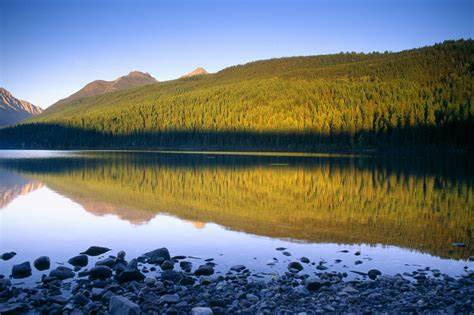
//> input picture projeto_pdi/gray_image.jpg, 474 x 315 px
$ ./main   (built with g++ and OpenCV 4)
//> lines starting //> are read from the running program, lines starting //| are printed output that depends on the picture; after the words box and inside, x2 and y2 are one past the last pixel; in counts of white or black regions, pixels touching at a corner belong together
#include <opencv2/opencv.hpp>
#include <iostream>

// Fun玢o para realizar a equaliza玢o de histograma
void equalizarHistograma(const cv::Mat& imagem) {
    // Definindo os par鈓etros do histograma
    int histSize = 256;  // N鷐ero de n韛eis de cinza
    float range[] = { 0, 256 };  // Intervalo de intensidade de pixel (0 a 255)
    const float* histRange = { range };

    // Calcula o histograma da imagem original
    cv::Mat hist;
    calcHist(&imagem, 1, 0, cv::Mat(), hist, 1, &histSize, &histRange);

    // Configura o tamanho da imagem para exibir o histograma
    int hist_w = 512, hist_h = 400;
    cv::Mat histImagem(hist_h, hist_w, CV_8UC3, cv::Scalar(255, 255, 255));  // Fundo branco

    // Normaliza o histograma para que ele caiba na imagem de histograma
    normalize(hist, hist, 0, hist_h, cv::NORM_MINMAX);

    // Desenha o histograma original
    for (int i = 0; i < histSize; i++) {
        line(histImagem,
            cv::Point(i * 2, hist_h),  // Ponto inicial (abaixo)
            cv::Point(i * 2, hist_h - cvRound(hist.at<float>(i))),  // Ponto final (acima)
            cv::Scalar(0, 0, 0),  // Cor preta
            2);  // Espessura da linha
    }
    // Exibe o histograma original
    cv::imshow("Histograma Original", histImagem);

    // Equaliza o histograma da imagem
    cv::Mat imagemEqualizada;
    cv::equalizeHist(imagem, imagemEqualizada);
    cv::imshow("Imagem Equalizada", imagemEqualizada);

    // Calcula o histograma da imagem equalizada
    cv::Mat histEqualizado;
    calcHist(&imagemEqualizada, 1, 0, cv::Mat(), histEqualizado, 1, &histSize, &histRange);
    cv::Mat histImagemEqualizada(hist_h, hist_w, CV_8UC3, cv::Scalar(255, 255, 255));
    normalize(histEqualizado, histEqualizado, 0, hist_h, cv::NORM_MINMAX);

    // Desenha o histograma equalizado
    for (int i = 0; i < histSize; i++) {
        line(histImagemEqualizada,
            cv::Point(i * 2, hist_h),
            cv::Point(i * 2, hist_h - cvRound(histEqualizado.at<float>(i))),
            cv::Scalar(0, 0, 0),
            2);
    }
    // Exibe o histograma equalizado
    cv::imshow("Histograma Equalizado", histImagemEqualizada);
}

// Fun玢o para aplicar filtros de suaviza玢o e realce na imagem
void aplicarFiltros(const cv::Mat& imagem) {
    // Suaviza玢o com filtro de m閐ia (m閐ia simples dos pixels vizinhos)
    cv::Mat imagemSuavizadaMedia;
    cv::blur(imagem, imagemSuavizadaMedia, cv::Size(5, 5));
    cv::imshow("Suaviza玢o com Filtro de M閐ia", imagemSuavizadaMedia);

    // Suaviza玢o com filtro Gaussiano (suaviza com peso maior para pixels centrais)
    cv::Mat imagemSuavizadaGauss;
    cv::GaussianBlur(imagem, imagemSuavizadaGauss, cv::Size(5, 5), 1.5);
    cv::imshow("Suaviza玢o com Filtro Gaussiano", imagemSuavizadaGauss);

    // Suaviza玢o com filtro de Mediana (preserva bordas e remove ru韉os tipo sal e pimenta)
    cv::Mat imagemSuavizadaMediana;
    cv::medianBlur(imagem, imagemSuavizadaMediana, 5);
    cv::imshow("Suaviza玢o com Filtro de Mediana", imagemSuavizadaMediana);

    // Realce com kernel de nitidez para destacar detalhes e bordas
    cv::Mat imagemRealcada;
    cv::Mat kernel = (cv::Mat_<float>(3, 3) <<
        0, -1, 0,
        -1, 5, -1,
        0, -1, 0);
    cv::filter2D(imagem, imagemRealcada, imagem.depth(), kernel);
    cv::imshow("Imagem com Filtro de Realce", imagemRealcada);
}

int main() {
    try {
        // Carrega a imagem original em escala de cinza
        cv::Mat imagem = cv::imread("C:\\Users\\johna\\Desktop\\Eng Comp 10\\PROCESSAMENTO DIGITAL DE IMAGENS\\projeto_pdi\\projeto_pdi\\gray_image.jpg", cv::IMREAD_GRAYSCALE);
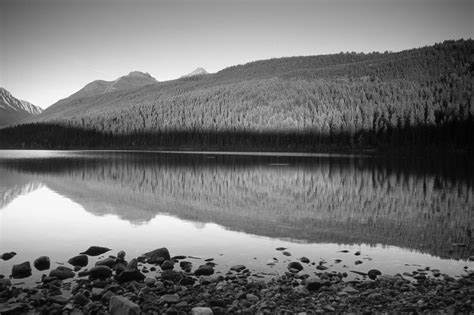
//> imagem: 315 rows x 474 cols, CV_8UC1; min 0, max 255, mean 114.4

        if (imagem.empty()) {
            std::cout << "Erro ao carregar a imagem!" << std::endl;
            return -1;
        }

        // Exibe a imagem original
        cv::imshow("Imagem Original", imagem);

        // Executa a equaliza玢o de histograma
        equalizarHistograma(imagem);
//> in equalizarHistograma, `calcHist(&imagem, 1, 0, cv::Mat(), hist, 1, &histSize, &histRange);`: hist = 256 values, max 1039 at index 152, min 15 at index 253, mean 583.2
//> in equalizarHistograma, `normalize(hist, hist, 0, hist_h, cv::NORM_MINMAX);`: hist = 256 values, max 400 at index 152, min 0 at index 253, mean 222
//> after the loop in equalizarHistograma, `for (int i = 0; i < histSize; i++)`:
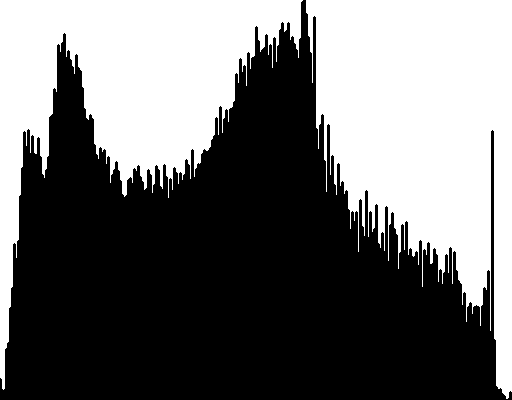
//> histImagem: 400 rows x 512 cols, CV_8UC3; 43.2% white; 2 white regions, box (x1, y1, x2, y2) and area: (306, 0, 512, 399) 48834, (0, 0, 303, 390) 39723
//> in equalizarHistograma, `cv::equalizeHist(imagem, imagemEqualizada);`:
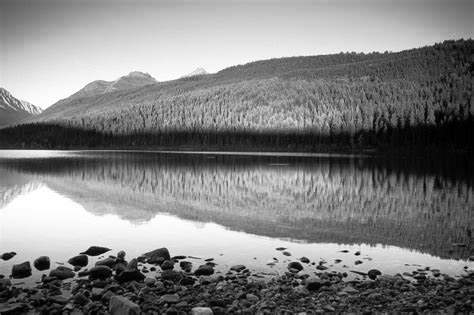
//> imagemEqualizada: 315 rows x 474 cols, CV_8UC1; min 0, max 255, mean 128
//> in equalizarHistograma, `calcHist(&imagemEqualizada, 1, 0, cv::Mat(), histEqualizado, 1, &histS..`: histEqualizado = 256 values, max 1172 at index 196, min 0 at index 12, mean 583.2
//> in equalizarHistograma, `normalize(histEqualizado, histEqualizado, 0, hist_h, cv::NORM_MINMAX);`: histEqualizado = 256 values, max 400 at index 196, min 0 at index 12, mean 199.1
//> after the loop in equalizarHistograma, `for (int i = 0; i < histSize; i++)`:
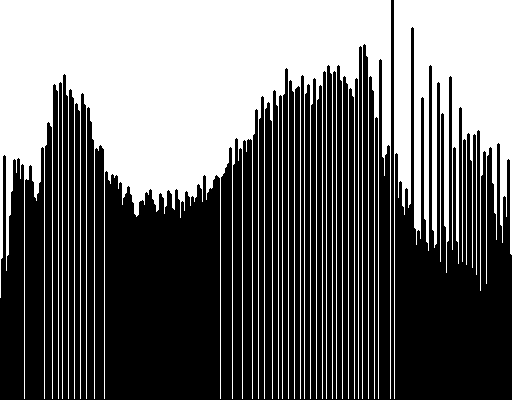
//> histImagemEqualizada: 400 rows x 512 cols, CV_8UC3; 42.7% white; 2 white regions, box (x1, y1, x2, y2) and area: (0, 0, 391, 399) 66218, (394, 0, 512, 399) 21142

        // Aplica os filtros de suaviza玢o e realce
        aplicarFiltros(imagem);
//> in aplicarFiltros, `cv::blur(imagem, imagemSuavizadaMedia, cv::Size(5, 5));`:
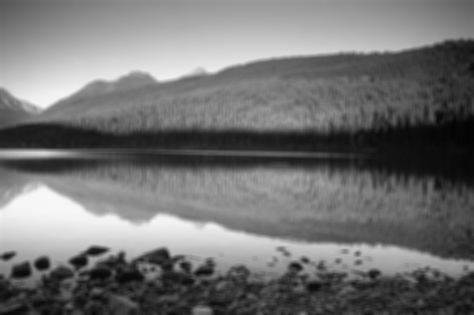
//> imagemSuavizadaMedia: 315 rows x 474 cols, CV_8UC1; min 3, max 248, mean 114.4
//> in aplicarFiltros, `cv::filter2D(imagem, imagemRealcada, imagem.depth(), kernel);`:
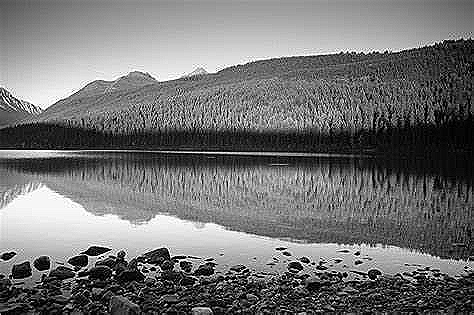
//> imagemRealcada: 315 rows x 474 cols, CV_8UC1; min 0, max 255, mean 115.7

        // Espera o usu醨io pressionar uma tecla para fechar as janelas
        cv::waitKey(0);

        return 0;
//> (the program exits here)
